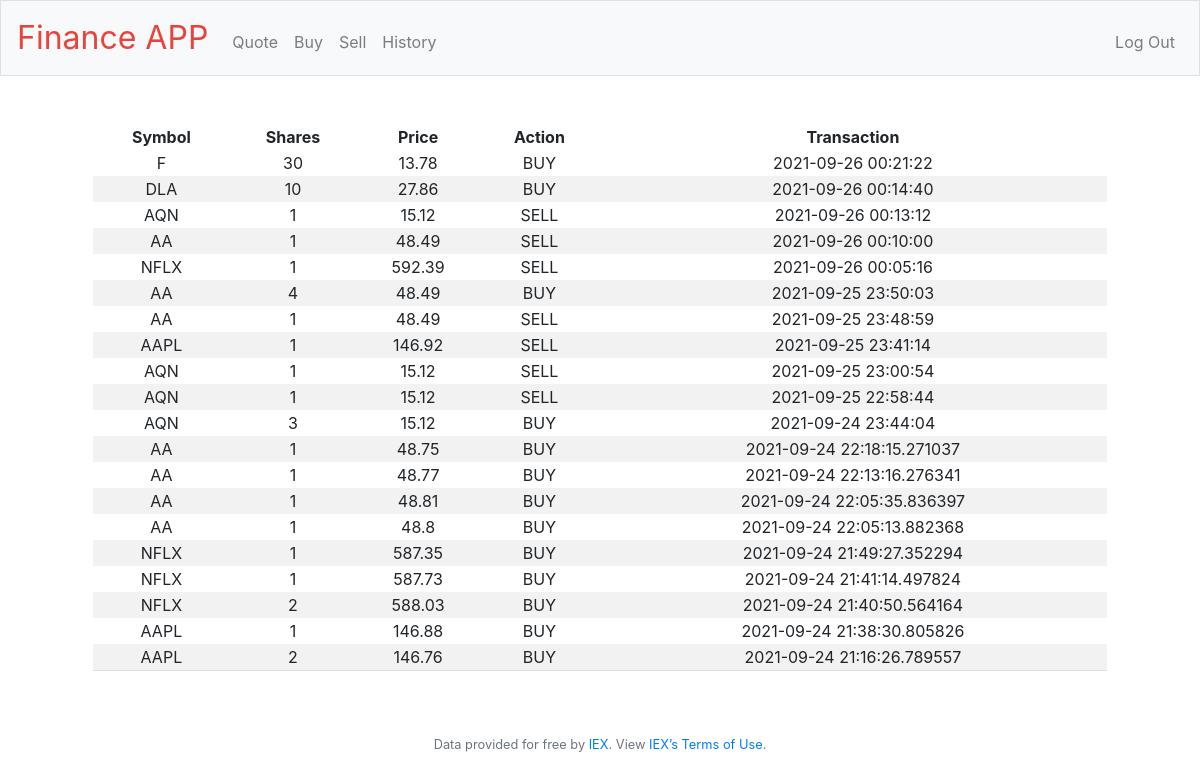
Screenshot of /history (signed in) with the database file from the repository.
### tables this page shows
CREATE TABLE history(
"id" INTEGER,
"symbol" TEXT,
"shares" INTEGER,
"price" NUMERIC,
"action" TEXT,
"date" TEXT);

### application.py (the view)
@app.route("/history")
@login_required
def history():
    history = db.execute("SELECT * FROM history WHERE id = ? ORDER BY date DESC", session['user_id'])
    if history == None:
        history = []
    return render_template("history.html", stocks=history)

### application.py (called while the page is built)
@app.after_request
def after_request(response):
    response.headers["Cache-Control"] = "no-cache, no-store, must-revalidate"
    response.headers["Expires"] = 0
    response.headers["Pragma"] = "no-cache"
    return response

### helpers.py (called while the page is built)
def login_required(f):
    @wraps(f)
    def decorated_function(*args, **kwargs):
        if session.get("user_id") is None:
            return redirect("/login")
        return f(*args, **kwargs)
    return decorated_function

### templates/history.html (shortened to what this page needs)
{% extends "layout.html" %}
{% block main %}
    <div class="col-md-12">
        <table class="styled-table table-hover">
            <thead>
                <tr>
                    <th> Symbol </th>
                    <th> Shares </th>
                    <th> Price </th>
                    <th> Action </th>
                    <th> Transaction </th>
                </tr>
            </thead>
            <tbody>
                {% for stock in stocks %}
                <tr>
                    <td> {{ stock.symbol }} </td>
                    <td> {{ stock.shares }} </td>
                    <td> {{ stock.price }} </td>
                    <td> {{ stock.action }} </td>
                    <td> {{ stock.date }} </td>
                </tr>
                {% endfor %}
            </tbody>
        </table>
    </div>
{% endblock %}

### static/styles.css (style rules this page uses)
.styled-table { border-collapse: collapse; width: 100%; text-align: center; margin-bottom: 1rem; border-bottom: 1px solid #ddd; }
tr:nth-child(even) { background-color: #f2f2f2; }

### rows the page displays
history: symbol "F", shares "30", price "13.78", action "BUY", date "2021-09-26 00:21:22"
history: symbol "DLA", shares "10", price "27.86", action "BUY", date "2021-09-26 00:14:40"
history: symbol "AQN", shares "1", price "15.12", action "SELL", date "2021-09-26 00:13:12"
history: symbol "AA", shares "1", price "48.49", action "SELL", date "2021-09-26 00:10:00"
history: symbol "NFLX", shares "1", price "592.39", action "SELL", date "2021-09-26 00:05:16"
history: symbol "AA", shares "4", price "48.49", action "BUY", date "2021-09-25 23:50:03"
history: symbol "AA", shares "1", price "48.49", action "SELL", date "2021-09-25 23:48:59"
history: symbol "AAPL", shares "1", price "146.92", action "SELL", date "2021-09-25 23:41:14"
history: symbol "AQN", shares "1", price "15.12", action "SELL", date "2021-09-25 23:00:54"
history: symbol "AQN", shares "1", price "15.12", action "SELL", date "2021-09-25 22:58:44"
history: symbol "AQN", shares "3", price "15.12", action "BUY", date "2021-09-24 23:44:04"
history: symbol "AA", shares "1", price "48.75", action "BUY", date "2021-09-24 22:18:15.271037"
history: symbol "AA", shares "1", price "48.77", action "BUY", date "2021-09-24 22:13:16.276341"
history: symbol "AA", shares "1", price "48.81", action "BUY", date "2021-09-24 22:05:35.836397"
history: symbol "AA", shares "1", price "48.8", action "BUY", date "2021-09-24 22:05:13.882368"
history: symbol "NFLX", shares "1", price "587.35", action "BUY", date "2021-09-24 21:49:27.352294"
history: symbol "NFLX", shares "1", price "587.73", action "BUY", date "2021-09-24 21:41:14.497824"
history: symbol "NFLX", shares "2", price "588.03", action "BUY", date "2021-09-24 21:40:50.564164"
history: symbol "AAPL", shares "1", price "146.88", action "BUY", date "2021-09-24 21:38:30.805826"
history: symbol "AAPL", shares "2", price "146.76", action "BUY", date "2021-09-24 21:16:26.789557"
